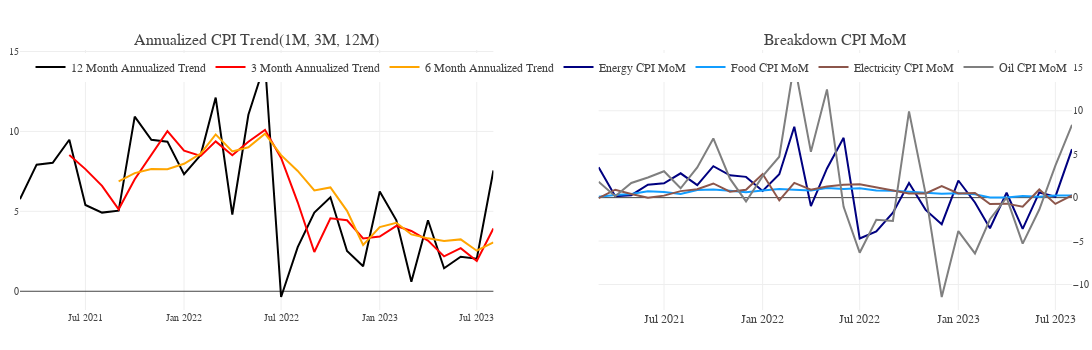

Notebook source saved alongside this figure:
### Code cell
def plot_cpi_annualized_tend(inflation_data):

    annualized_cpi_data = pd.DataFrame()
    annualized_cpi_data['index'] = inflation_data['index']
    annualized_cpi_data['12M Annualized'] = inflation_data['CPI QoQ'] * 12
    annualized_cpi_data['3M Annualized'] = inflation_data['CPI'].pct_change(3) * 4 * 100
    annualized_cpi_data['6M Annualized'] = inflation_data['CPI'].pct_change(6) * 2 * 100

    annualized_cpi_data['CPI MoM'] = inflation_data['CPI QoQ']
    annualized_cpi_data['Energy CPI MoM'] = inflation_data['Energy CPI QoQ']
    annualized_cpi_data['Food CPI MoM'] = inflation_data['Food CPI QoQ']
    annualized_cpi_data['Electricity CPI MoM'] = inflation_data['Electricity CPI QoQ']
    annualized_cpi_data['Housing CPI MoM'] = inflation_data['Housing CPI QoQ']
    annualized_cpi_data['Oil CPI MoM'] = inflation_data['Oil CPI QoQ']


    fig = make_subplots(rows = 1, cols = 2, subplot_titles = ("Annualized CPI Trend(1M, 3M, 12M)", "Breakdown CPI MoM"))

    fig.add_trace(
        go.Scatter(x = annualized_cpi_data['index'], 
                y = annualized_cpi_data['12M Annualized'], 
                name = '12 Month Annualized Trend',
                line = dict(color = 'black')),
                row = 1,
                col = 1)
    
    fig.add_trace(
        go.Scatter(x = annualized_cpi_data['index'], 
                y = annualized_cpi_data['3M Annualized'], 
                name = '3 Month Annualized Trend',
                line = dict(color = 'red')),
                row = 1,
                col = 1)
    
    fig.add_trace(
        go.Scatter(x = annualized_cpi_data['index'], 
                y = annualized_cpi_data['6M Annualized'], 
                name = '6 Month Annualized Trend',
                line = dict(color = 'orange')),
                row = 1,
                col = 1)
    
    fig.add_trace(
        go.Scatter(x = annualized_cpi_data['index'], 
                y = annualized_cpi_data['Energy CPI MoM'], 
                name = 'Energy CPI MoM',
                line = dict(color = 'Navy')),
                row = 1,
                col = 2)

    fig.add_trace(
        go.Scatter(x = annualized_cpi_data['index'], 
                y = annualized_cpi_data['Food CPI MoM'], 
                name = 'Food CPI MoM',
                line = dict(color = '#119DFF')),
                row = 1,
                col = 2)
    
    fig.add_trace(
        go.Scatter(x = annualized_cpi_data['index'], 
                y = annualized_cpi_data['Electricity CPI MoM'], 
                name = 'Electricity CPI MoM',
                line = dict(color = '#8c564b')),
                row = 1,
                col = 2)

    fig.add_trace(
        go.Scatter(x = annualized_cpi_data['index'], 
                y = annualized_cpi_data['Oil CPI MoM'], 
                name = 'Oil CPI MoM',
                line = dict(color = '#7f7f7f')),
                row = 1,
                col = 2)


    fig.update_layout(template = temp,
                    hovermode = 'closest',
                    margin = dict(l = 20, r = 20, t = 50, b = 40),
                    height = 350, 
                    width = 1200, 
                    legend = dict(yanchor = "top",
                                  orientation = "h",
                                  y = 0.99,
                                  xanchor = "left",
                                  x = 0.01),
                    showlegend = True,
                    xaxis = dict(tickfont = dict(size = 10)),
                    yaxis = dict(side = "left", tickfont = dict(size=10)),
                    yaxis2 = dict(side = "right", overlaying = "y", tickfont = dict(size=10)))

    return fig 


plot_cpi_annualized_tend(inflation_data.tail(30))

### Figure 1 — Plotly figure (JSON) as saved in the notebook; plotly's stock layout.template omitted (floating-point values rounded to 4 significant figures)
{"data": [{"line": {"color": "black"}, "name": "12 Month Annualized Trend", "type": "scatter", "x": ["2021-03-01T00:00:00", "2021-04-01T00:00:00", "2021-05-01T00:00:00", "2021-06-01T00:00:00", "2021-07-01T00:00:00", "2021-08-01T00:00:00", "2021-09-01T00:00:00", "2021-10-01T00:00:00", "2021-11-01T00:00:00", "2021-12-01T00:00:00", "2022-01-01T00:00:00", "2022-02-01T00:00:00", "2022-03-01T00:00:00", "2022-04-01T00:00:00", "2022-05-01T00:00:00", "2022-06-01T00:00:00", "2022-07-01T00:00:00", "2022-08-01T00:00:00", "2022-09-01T00:00:00", "2022-10-01T00:00:00", "2022-11-01T00:00:00", "2022-12-01T00:00:00", "2023-01-01T00:00:00", "2023-02-01T00:00:00", "2023-03-01T00:00:00", "2023-04-01T00:00:00", "2023-05-01T00:00:00", "2023-06-01T00:00:00", "2023-07-01T00:00:00", "2023-08-01T00:00:00"], "xaxis": "x", "y": [5.76, 7.92, 8.04, 9.48, 5.4, 4.92, 5.04, 10.92, 9.48, 9.36, 7.32, 8.52, 12.12, 4.8, 11.04, 14.28, -0.36, 2.76, 4.92, 5.88, 2.52, 1.56, 6.24, 4.44, 0.6, 4.44, 1.44, 2.16, 2.04, 7.56], "yaxis": "y"}, {"line": {"color": "red"}, "name": "3 Month Annualized Trend", "type": "scatter", "x": ["2021-03-01T00:00:00", "2021-04-01T00:00:00", "2021-05-01T00:00:00", "2021-06-01T00:00:00", "2021-07-01T00:00:00", "2021-08-01T00:00:00", "2021-09-01T00:00:00", "2021-10-01T00:00:00", "2021-11-01T00:00:00", "2021-12-01T00:00:00", "2022-01-01T00:00:00", "2022-02-01T00:00:00", "2022-03-01T00:00:00", "2022-04-01T00:00:00", "2022-05-01T00:00:00", "2022-06-01T00:00:00", "2022-07-01T00:00:00", "2022-08-01T00:00:00", "2022-09-01T00:00:00", "2022-10-01T00:00:00", "2022-11-01T00:00:00", "2022-12-01T00:00:00", "2023-01-01T00:00:00", "2023-02-01T00:00:00", "2023-03-01T00:00:00", "2023-04-01T00:00:00", "2023-05-01T00:00:00", "2023-06-01T00:00:00", "2023-07-01T00:00:00", "2023-08-01T00:00:00"], "xaxis": "x", "y": [null, null, null, 8.524, 7.641, 6.595, 5.129, 7.003, 8.562, 10.01, 8.791, 8.466, 9.377, 8.51, 9.357, 10.1, 8.339, 5.565, 2.458, 4.56, 4.44, 3.306, 3.422, 4.086, 3.77, 3.17, 2.183, 2.694, 1.888, 3.924], "yaxis": "y"}, {"line": {"color": "orange"}, "name": "6 Month Annualized Trend", "type": "scatter", "x": ["2021-03-01T00:00:00", "2021-04-01T00:00:00", "2021-05-01T00:00:00", "2021-06-01T00:00:00", "2021-07-01T00:00:00", "2021-08-01T00:00:00", "2021-09-01T00:00:00", "2021-10-01T00:00:00", "2021-11-01T00:00:00", "2021-12-01T00:00:00", "2022-01-01T00:00:00", "2022-02-01T00:00:00", "2022-03-01T00:00:00", "2022-04-01T00:00:00", "2022-05-01T00:00:00", "2022-06-01T00:00:00", "2022-07-01T00:00:00", "2022-08-01T00:00:00", "2022-09-01T00:00:00", "2022-10-01T00:00:00", "2022-11-01T00:00:00", "2022-12-01T00:00:00", "2023-01-01T00:00:00", "2023-02-01T00:00:00", "2023-03-01T00:00:00", "2023-04-01T00:00:00", "2023-05-01T00:00:00", "2023-06-01T00:00:00", "2023-07-01T00:00:00", "2023-08-01T00:00:00"], "xaxis": "x", "y": [null, null, null, null, null, null, 6.881, 7.389, 7.649, 7.635, 7.974, 8.605, 9.812, 8.744, 9.011, 9.855, 8.513, 7.526, 6.308, 6.497, 5.033, 2.892, 4.01, 4.286, 3.554, 3.31, 3.145, 3.245, 2.537, 3.064], "yaxis": "y"}, {"line": {"color": "Navy"}, "name": "Energy CPI MoM", "type": "scatter", "x": ["2021-03-01T00:00:00", "2021-04-01T00:00:00", "2021-05-01T00:00:00", "2021-06-01T00:00:00", "2021-07-01T00:00:00", "2021-08-01T00:00:00", "2021-09-01T00:00:00", "2021-10-01T00:00:00", "2021-11-01T00:00:00", "2021-12-01T00:00:00", "2022-01-01T00:00:00", "2022-02-01T00:00:00", "2022-03-01T00:00:00", "2022-04-01T00:00:00", "2022-05-01T00:00:00", "2022-06-01T00:00:00", "2022-07-01T00:00:00", "2022-08-01T00:00:00", "2022-09-01T00:00:00", "2022-10-01T00:00:00", "2022-11-01T00:00:00", "2022-12-01T00:00:00", "2023-01-01T00:00:00", "2023-02-01T00:00:00", "2023-03-01T00:00:00", "2023-04-01T00:00:00", "2023-05-01T00:00:00", "2023-06-01T00:00:00", "2023-07-01T00:00:00", "2023-08-01T00:00:00"], "xaxis": "x2", "y": [3.49, 0.17, 0.28, 1.49, 1.65, 2.8, 1.45, 3.62, 2.57, 2.39, 0.77, 2.7, 8.16, -0.97, 3.36, 6.89, -4.7, -3.89, -1.74, 1.68, -1.41, -3.06, 1.97, -0.56, -3.52, 0.56, -3.59, 0.6, 0.11, 5.58], "yaxis": "y2"}, {"line": {"color": "#119DFF"}, "name": "Food CPI MoM", "type": "scatter", "x": ["2021-03-01T00:00:00", "2021-04-01T00:00:00", "2021-05-01T00:00:00", "2021-06-01T00:00:00", "2021-07-01T00:00:00", "2021-08-01T00:00:00", "2021-09-01T00:00:00", "2021-10-01T00:00:00", "2021-11-01T00:00:00", "2021-12-01T00:00:00", "2022-01-01T00:00:00", "2022-02-01T00:00:00", "2022-03-01T00:00:00", "2022-04-01T00:00:00", "2022-05-01T00:00:00", "2022-06-01T00:00:00", "2022-07-01T00:00:00", "2022-08-01T00:00:00", "2022-09-01T00:00:00", "2022-10-01T00:00:00", "2022-11-01T00:00:00", "2022-12-01T00:00:00", "2023-01-01T00:00:00", "2023-02-01T00:00:00", "2023-03-01T00:00:00", "2023-04-01T00:00:00", "2023-05-01T00:00:00", "2023-06-01T00:00:00", "2023-07-01T00:00:00", "2023-08-01T00:00:00"], "xaxis": "x2", "y": [0.1, 0.31, 0.41, 0.74, 0.64, 0.42, 0.88, 0.94, 0.8, 0.62, 0.83, 0.99, 0.92, 0.81, 1.1, 1, 1.08, 0.83, 0.78, 0.68, 0.55, 0.45, 0.51, 0.39, 0.01, 0.02, 0.2, 0.11, 0.24, 0.24], "yaxis": "y2"}, {"line": {"color": "#8c564b"}, "name": "Electricity CPI MoM", "type": "scatter", "x": ["2021-03-01T00:00:00", "2021-04-01T00:00:00", "2021-05-01T00:00:00", "2021-06-01T00:00:00", "2021-07-01T00:00:00", "2021-08-01T00:00:00", "2021-09-01T00:00:00", "2021-10-01T00:00:00", "2021-11-01T00:00:00", "2021-12-01T00:00:00", "2022-01-01T00:00:00", "2022-02-01T00:00:00", "2022-03-01T00:00:00", "2022-04-01T00:00:00", "2022-05-01T00:00:00", "2022-06-01T00:00:00", "2022-07-01T00:00:00", "2022-08-01T00:00:00", "2022-09-01T00:00:00", "2022-10-01T00:00:00", "2022-11-01T00:00:00", "2022-12-01T00:00:00", "2023-01-01T00:00:00", "2023-02-01T00:00:00", "2023-03-01T00:00:00", "2023-04-01T00:00:00", "2023-05-01T00:00:00", "2023-06-01T00:00:00", "2023-07-01T00:00:00", "2023-08-01T00:00:00"], "xaxis": "x2", "y": [-0.06, 0.91, 0.42, -0.01, 0.23, 0.75, 0.96, 1.63, 0.69, 0.91, 2.72, -0.32, 1.7, 0.91, 1.28, 1.49, 1.54, 1.16, 0.78, 0.47, 0.48, 1.34, 0.49, 0.54, -0.73, -0.69, -1.05, 0.94, -0.72, 0.25], "yaxis": "y2"}, {"line": {"color": "#7f7f7f"}, "name": "Oil CPI MoM", "type": "scatter", "x": ["2021-03-01T00:00:00", "2021-04-01T00:00:00", "2021-05-01T00:00:00", "2021-06-01T00:00:00", "2021-07-01T00:00:00", "2021-08-01T00:00:00", "2021-09-01T00:00:00", "2021-10-01T00:00:00", "2021-11-01T00:00:00", "2021-12-01T00:00:00", "2022-01-01T00:00:00", "2022-02-01T00:00:00", "2022-03-01T00:00:00", "2022-04-01T00:00:00", "2022-05-01T00:00:00", "2022-06-01T00:00:00", "2022-07-01T00:00:00", "2022-08-01T00:00:00", "2022-09-01T00:00:00", "2022-10-01T00:00:00", "2022-11-01T00:00:00", "2022-12-01T00:00:00", "2023-01-01T00:00:00", "2023-02-01T00:00:00", "2023-03-01T00:00:00", "2023-04-01T00:00:00", "2023-05-01T00:00:00", "2023-06-01T00:00:00", "2023-07-01T00:00:00", "2023-08-01T00:00:00"], "xaxis": "x2", "y": [1.83, 0.16, 1.69, 2.32, 3.04, 1.08, 3.47, 6.81, 2.18, -0.44, 2.47, 4.71, 15.5, 5.27, 12.46, -1.06, -6.34, -2.54, -2.69, 9.92, 0.43, -11.44, -3.85, -6.42, -2.49, 0.01, -5.29, -1.37, 3.69, 8.39], "yaxis": "y2"}], "layout": {"annotations": [{"font": {"size": 16}, "showarrow": false, "text": "Annualized CPI Trend(1M, 3M, 12M)", "x": 0.225, "xanchor": "center", "xref": "paper", "y": 1, "yanchor": "bottom", "yref": "paper"}, {"font": {"size": 16}, "showarrow": false, "text": "Breakdown CPI MoM", "x": 0.775, "xanchor": "center", "xref": "paper", "y": 1, "yanchor": "bottom", "yref": "paper"}], "height": 350, "hovermode": "closest", "legend": {"orientation": "h", "x": 0.01, "xanchor": "left", "y": 0.99, "yanchor": "top"}, "margin": {"b": 40, "l": 20, "r": 20, "t": 50}, "showlegend": true, "width": 1200, "xaxis": {"anchor": "y", "domain": [0, 0.45], "tickfont": {"size": 10}}, "xaxis2": {"anchor": "y2", "domain": [0.55, 1]}, "yaxis": {"anchor": "x", "domain": [0, 1], "side": "left", "tickfont": {"size": 10}}, "yaxis2": {"anchor": "x2", "domain": [0, 1], "overlaying": "y", "side": "right", "tickfont": {"size": 10}}}}
